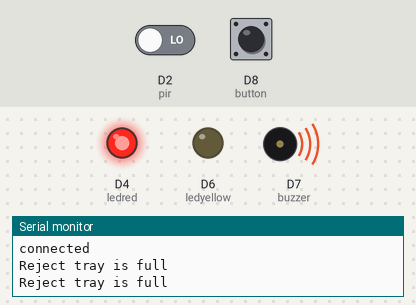
The sketch below on a simulated ESP8266 (NodeMCU). On the bench: output pins drawn as LEDs (lit = HIGH), buzzer (waves = sounding, pin HIGH), the last lines printed to the serial monitor. The inputs (shaded band) are chosen by the test bench; at power-on: D8 (button) LOW, D2 (pir) LOW. WiFi joins after 1.5 s; servers stay silent unless stated; no MQTT or app messages arrive unless stated.

Above: at 2.7 s.
2.8 s: D8 (button) pulled HIGH for 1 s
At 4.3 s:
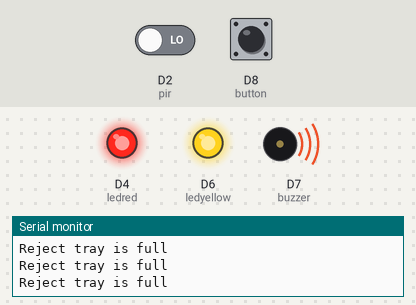
8.0 s: D2 (pir) driven HIGH
At 9.7 s:
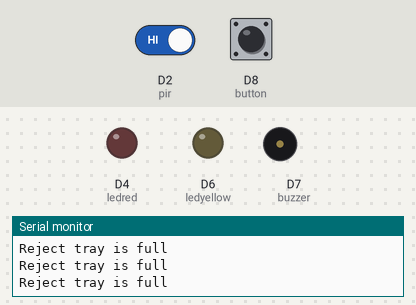
10.1 s: D8 (button) pulled HIGH for 0.6 s
At 11.3 s:
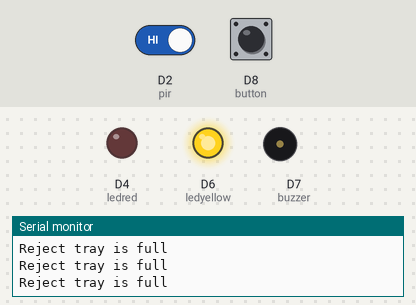
13.1 s: D8 (button) pulled HIGH for 3.2 s
At 17.6 s:
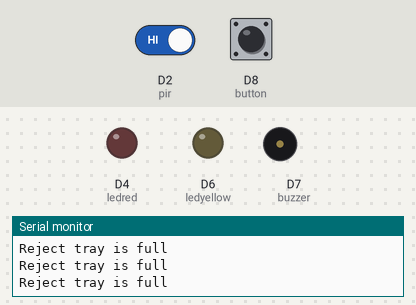
Timing chart, 0 to 19.1 s (numbered marks = the images above; inputs shaded):
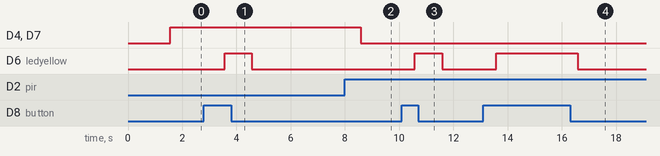

The sketch:

ArduinoCode.ino
```cpp
#include <ESP8266WiFi.h>
#include <PubSubClient.h>
const char* ssid = "Lais 12 (2)"; // Enter your WiFi name
const char* password =  "deeznuts"; // Enter WiFi password
const char* mqttServer = "172.20.10.7";
const int mqttPort = 1883;
const char* mqttUser = "admin";
const char* mqttPassword = "admin";
int BUTTONstate = 0;
int ledyellow =D6;
int ledred =D4;
int buzzer=D7;


String msg[10];
WiFiClient espClient;
PubSubClient client(espClient);
void setup() {
  Serial.begin(9600);
  WiFi.begin(ssid, password);
  while (WiFi.status() != WL_CONNECTED) {
    delay(500);
    Serial.println("Connecting to WiFi..");
  }
  Serial.println("Connected to the WiFi network");
  client.setServer(mqttServer, mqttPort);
  client.setCallback(callback);
  while (!client.connected()) {
    Serial.println("Connecting to MQTT...");
    if (client.connect("ESP8266Client", mqttUser, mqttPassword )) {
      Serial.println("connected");
    } else {
      Serial.print("failed with state ");
      Serial.print(client.state());
      delay(2000);
    }
  }
  client.publish("esp/test", "hello"); //Topic name
  client.subscribe("esp/test");
  pinMode(D8, INPUT);//button
  pinMode(D2, INPUT);//pir
  pinMode(ledyellow, OUTPUT);//ledyellow
  pinMode(ledred, OUTPUT);//ledred
  pinMode(buzzer, OUTPUT);//buzzer

}
void callback(char* topic, byte* payload, unsigned int length) {
  Serial.print("Message arrived in topic: ");
  Serial.println(topic);
  Serial.print("Message:");
  for (int i = 0; i < length; i++) {
    Serial.print((char)payload[i]);
    msg[i]=payload[i];
  }
  Serial.println();
  Serial.println("-----------------------");
}
void loop() {
  client.loop();
  //Serial.print(msg[0]);
  BUTTONstate = digitalRead(D8);
  if(digitalRead(D2)== HIGH){
    digitalWrite(ledred, LOW);
    digitalWrite(buzzer, LOW);
    client.publish("Reject Tray","Empty");
    }
    else if (digitalRead(D2)==LOW){
    digitalWrite(buzzer, HIGH);
    digitalWrite(ledred, HIGH);
    Serial.println("Reject tray is full");
    client.publish("Reject Tray","Full");
    }
  if(BUTTONstate ==HIGH) {
    digitalWrite(ledyellow, HIGH);
    client.publish("button","1");
  } else {
    digitalWrite(ledyellow, LOW);
    client.publish("button","0");
  }
  delay(1000);
}
```

Measured:
- after the input at 2.8 s, D6 (ledyellow): LOW → HIGH after 0.77 s, → LOW 1.0 s later
- after the input at 8.0 s, D4 (ledred), D7 (buzzer): HIGH → LOW after 0.58 s
- after the input at 10.1 s, D6 (ledyellow): LOW → HIGH after 0.48 s, → LOW 1.0 s later
- after the input at 13.1 s, D6 (ledyellow): LOW → HIGH after 0.48 s, → LOW 3.0 s later
